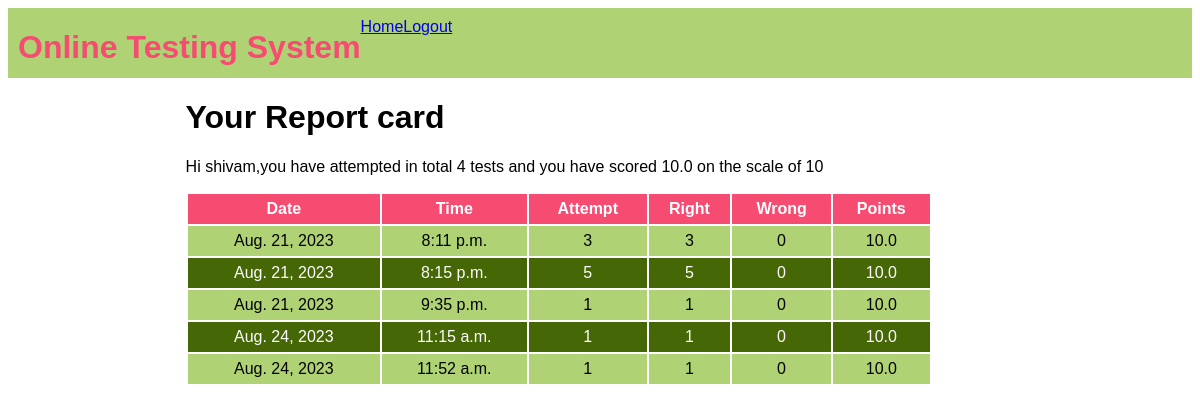
Before: /ots/test-history (signed in) with the older database file.
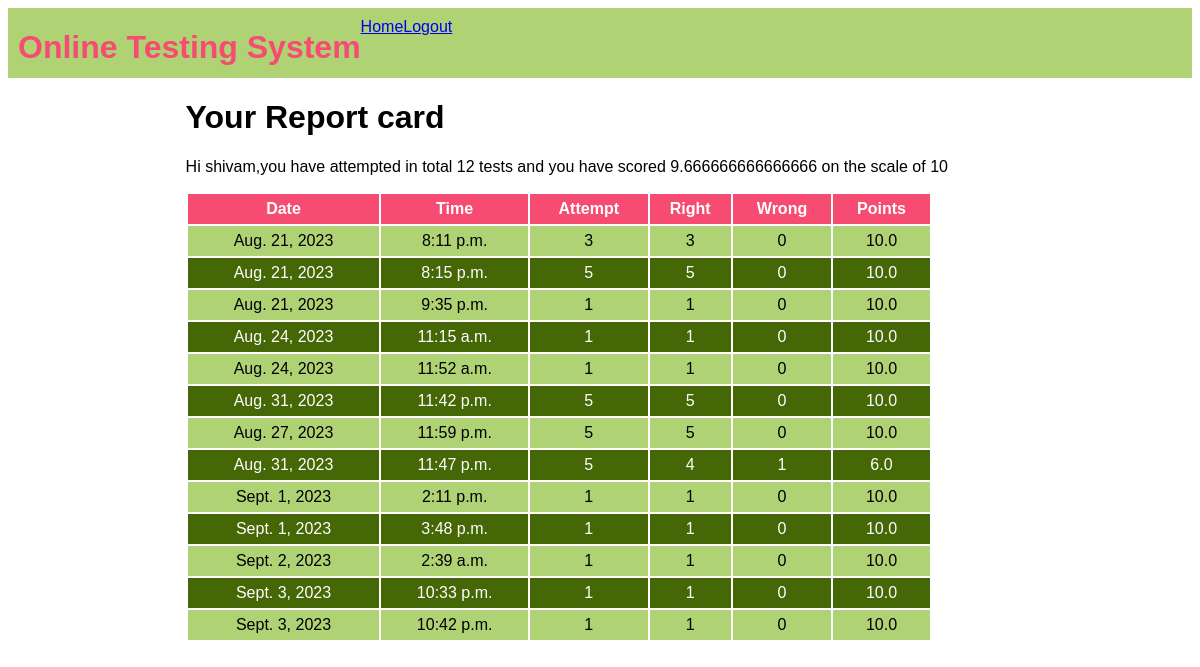
After: the same page with the newer database file.
### ots/models.py (models this page shows, shortened)
class Candidate(models.Model):
    username=models.CharField(primary_key=True,max_length=20)
    password=models.CharField(null=False,max_length=20)
    name=models.CharField(null=False,max_length=30)
    test_attempted=models.IntegerField(default=0)
    points=models.FloatField(default=0.0)
    phone_number=models.IntegerField(default=0)

class Result(models.Model):
    resultid=models.BigAutoField(primary_key=True,auto_created=True)
    username=models.ForeignKey(Candidate,on_delete=models.CASCADE)
    date=models.DateField(auto_now=True)
    time=models.TimeField(auto_now=True)
    attempt=models.IntegerField()
    right=models.IntegerField()
    wrong=models.IntegerField()
    points=models.FloatField()

### ots/views.py (the view)
# urls.py: path('test-history',testResultHistory,name='testHistory'),
def testResultHistory(request):
    if 'name' not in request.session.keys():
        res=HttpResponseRedirect("login")
    candidate=Candidate.objects.filter(username=request.session['username'])
    results=Result.objects.filter(username_id=candidate[0].username)
    context={'candidate':candidate[0],'results':results}
    res=render(request,'candidate_history.html',context)
    return res

### ots/templates/candidate_history.html (shortened to what this page needs)
{% extends 'main.html' %}
{% block top %}
<a href="{% url 'ots:home' %}">Home</a>
<a href="{% url 'ots:logout' %}">Logout</a>
{% endblock top %}
{% block content %}
<h1>Your Report card</h1>
<p>Hi {{candidate.name}},you have attempted in total {{ candidate.test_attempted}} tests and you have scored {{ candidate.points }} on the scale of 10</p>
<table>
    <tr>
        <th>Date</th>
        <th>Time</th>
        <th>Attempt</th>
        <th>Right</th>
        <th>Wrong</th>
        <th>Points</th>
   </tr>
   {% for r in results%}
   <tr>
        <td>{{r.date}}</td>
        <td>{{r.time}}</td>
        <td>{{r.attempt}}</td>
        <td>{{r.right}}</td>
        <td>{{r.wrong}}</td>
        <td>{{r.points}}</td>
   </tr>
   {% endfor %}
</table>
{% endblock %}

Changed rows visible on the page:
changed Candidate "shivam": test_attempted "4" → "12"; points "10.0" → "9.666666666666666"
added Result: date "Aug. 31, 2023", time "11:42 p.m.", attempt "5", right "5", wrong "0", points "10.0"
added Result: date "Aug. 27, 2023", time "11:59 p.m.", attempt "5", right "5", wrong "0", points "10.0"
added Result: date "Aug. 31, 2023", time "11:47 p.m.", attempt "5", right "4", wrong "1", points "6.0"
added Result: date "Sept. 1, 2023", time "2:11 p.m.", attempt "1", right "1", wrong "0", points "10.0"
added Result: date "Sept. 1, 2023", time "3:48 p.m.", attempt "1", right "1", wrong "0", points "10.0"
added Result: date "Sept. 2, 2023", time "2:39 a.m.", attempt "1", right "1", wrong "0", points "10.0"
added Result: date "Sept. 3, 2023", time "10:33 p.m.", attempt "1", right "1", wrong "0", points "10.0"
added Result: date "Sept. 3, 2023", time "10:42 p.m.", attempt "1", right "1", wrong "0", points "10.0"
